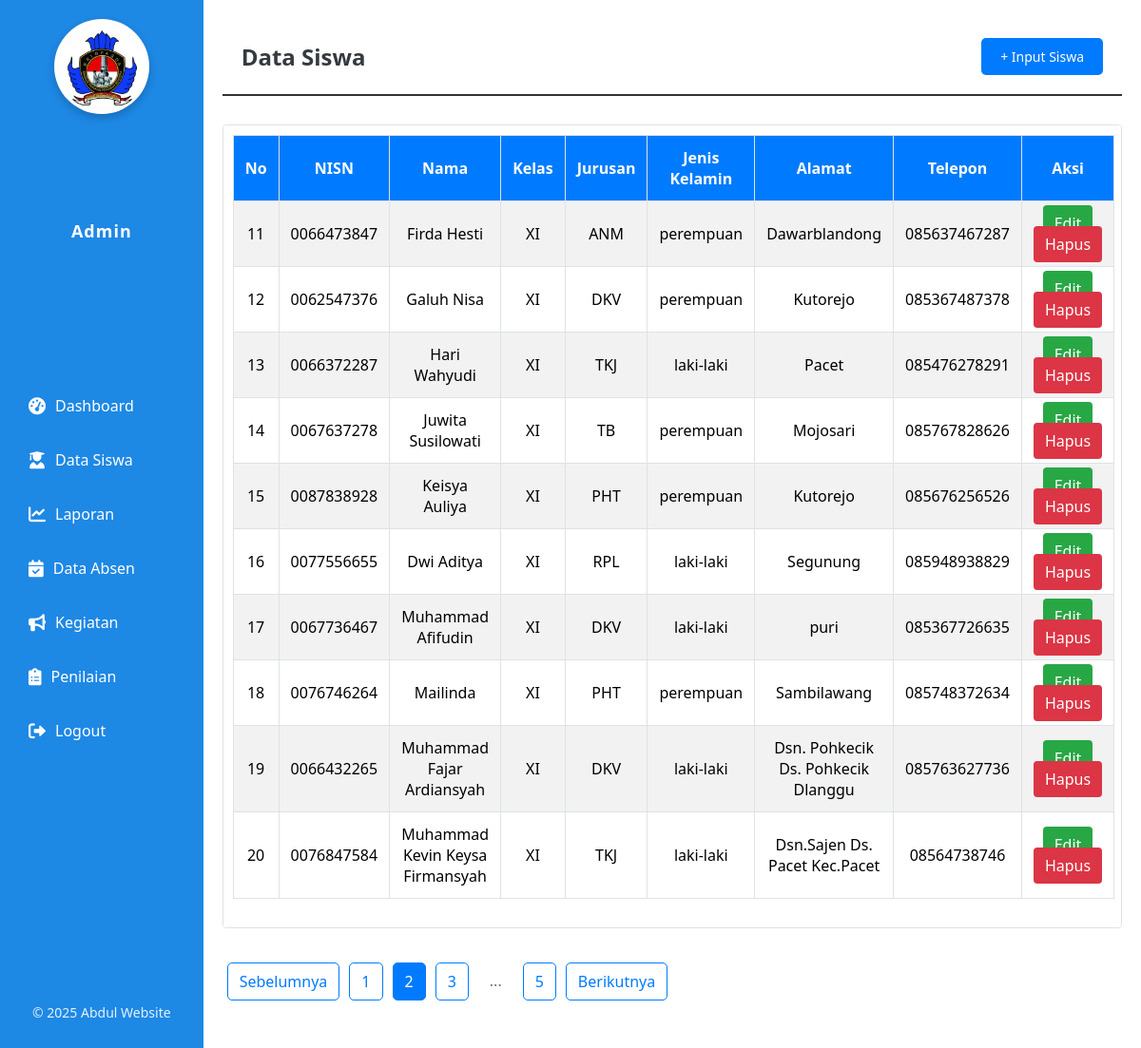
The page /data_siswa.php?page=2 on the database its author committed.
### tables this page shows
CREATE TABLE `data_siswa` (
  `id` int(11) NOT NULL,
  `nisn` varchar(10) NOT NULL,
  `email` varchar(100) NOT NULL,
  `nama` varchar(100) NOT NULL,
  `jenis_kelamin` enum('laki-laki','perempuan') NOT NULL,
  `alamat` text NOT NULL,
  `kelas` enum('X','XI','XII') NOT NULL,
  `jurusan` enum('RPL','TKJ','DKV','TB','PHT','ANM','SIJA') NOT NULL,
  `telepon` varchar(20) NOT NULL,
  `user_type` enum('admin','user') NOT NULL
);

### data_siswa.php (the view, shortened to what this page needs)
<!DOCTYPE html>
<html lang="id">
<head>
    <link rel="stylesheet" href="https://cdnjs.cloudflare.com/ajax/libs/font-awesome/6.0.0-beta3/css/all.min.css">
</head>
<body>
<div class="sidebar">
    <div class="logo">
        <img src="img/logo BP-Photoroom.png" alt="Logo">
    </div>
    <h2>Admin</h2>
    <ul>
        <li><a href="admin_dashboard.php"><i class="fas fa-tachometer-alt"></i> Dashboard</a></li>
        <li><a href="data_siswa.php"><i class="fas fa-user-graduate"></i> Data Siswa</a></li>
        <li><a href="laporan.php"><i class="fas fa-chart-line"></i> Laporan</a></li>
        <li><a href="data_absen.php"><i class="fas fa-calendar-check"></i> Data Absen</a></li>
        <li><a href="kegiatan.php"><i class="fas fa-bullhorn"></i> Kegiatan</a></li>
        <li><a href="penilaian.php"><i class="fas fa-clipboard-list"></i> Penilaian</a></li>
        <li><a href="logout.php"><i class="fas fa-sign-out-alt"></i> Logout</a></li>
    </ul>
    <footer>
        <p>&copy; 2025 Abdul Website</p>
    </footer>
</div>
<div class="container">
<div class="section-header">
        <h2 class="section-title">Data Siswa</h2>
        <a href="inp_data_siswa.php" class="btn-add">+ Input Siswa</a>
    </div>
    <div class="table-responsive">
        <table class="table table-striped table-bordered">
            <thead>
                <tr>
                    <th>No</th>
                    <th>NISN</th>
                    <th>Nama</th>
                    <th>Kelas</th>
                    <th>Jurusan</th>
                    <th>Jenis Kelamin</th>
                    <th>Alamat</th>
                    <th>Telepon</th>
                    <th>Aksi</th>
                </tr>
            </thead>
            <tbody>
                <?php
                    $conn = new mysqli("localhost", "root", "", "app");
                    $limit = 10;
                    $page = isset($_GET['page']) ? (int)$_GET['page'] : 1;
                    $page = max($page, 1);
                    $offset = ($page - 1) * $limit;
                    $total_sql = "SELECT COUNT(*) AS total FROM data_siswa";
                    $total_result = $conn->query($total_sql);
                    $total_row = $total_result->fetch_assoc();
                    $total_data = $total_row['total'];
                    $total_pages = ceil($total_data / $limit);
                    $sql = "SELECT * FROM data_siswa LIMIT $limit OFFSET $offset";
                    $result = $conn->query($sql);
                ?>
                <?php
            if ($result->num_rows > 0) {
                $no = $offset + 1;
                while ($row = $result->fetch_assoc()) {
                    echo "
                        <tr>
                            <td>{$no}</td>
                            <td>{$row['nisn']}</td>
                            <td>{$row['nama']}</td>
                            <td>{$row['kelas']}</td>
                            <td>{$row['jurusan']}</td>
                            <td>{$row['jenis_kelamin']}</td>
                            <td>{$row['alamat']}</td>
                            <td>{$row['telepon']}</td>
                            <td>
                                <a href='edit_siswa.php?id={$row['id']}' class='btn-edit'>Edit</a>
                                <a href='hapus_siswa.php?id={$row['id']}' class='btn-delete' onclick='return confirm(\"Apakah Anda yakin ingin menghapus data ini?\")'>Hapus</a>
                            </td>
                        </tr>
                    ";
                    $no++;
                }
            } else {
                echo "
                    <tr>
                        <td colspan='10' class='text-center'>Tidak ada data siswa</td>
                    </tr>
                ";
            }
            ?>
            </tbody>
        </table>
    </div>
    <div class="pagination text-center">
        <nav>
            <ul class="pagination">
            <?php if ($page > 1): ?>
                <li class="page-item">
                    <a class="page-link" href="?page=<?php echo $page - 1; ?>">Sebelumnya</a>
                </li>
            <?php endif; ?>
            <?php for ($i = max(1, $page - 1); $i <= min($total_pages, $page + 1); $i++): ?>
                <li class="page-item <?php echo ($i == $page) ? 'active' : ''; ?>">
                    <a class="page-link" href="?page=<?php echo $i; ?>"><?php echo $i; ?></a>
                </li>
            <?php endfor; ?>
            <?php if ($page < $total_pages - 1): ?>
                <?php if ($page < $total_pages - 2): ?>
                    <li class="page-item disabled">
                        <span class="page-link">...</span>
                    </li>
                <?php endif; ?>
                <li class="page-item">
                    <a class="page-link" href="?page=<?php echo $total_pages; ?>"><?php echo $total_pages; ?></a>
                </li>
            <?php endif; ?>
            <?php if ($page < $total_pages): ?>
                <li class="page-item">
                    <a class="page-link" href="?page=<?php echo $page + 1; ?>">Berikutnya</a>
                </li>
            <?php endif; ?>
            </ul>
        </nav>
    </div>
</div>
</body>
</html>

### data_siswa.php (style rules this page uses)
body { font-family: 'Segoe UI', Tahoma, Geneva, Verdana, sans-serif; margin: 0; padding: 0; display: flex; height: 100vh; overflow: hidden; }
.sidebar { width: 250px; background-color: #1e88e5; color: #ffffff; padding: 20px; display: flex; flex-direction: column; justify-content: space-between; }
.sidebar .logo { text-align: center; margin-bottom: 20px; }
.sidebar .logo img { width: 100px; border-radius: 50%; box-shadow: 0 4px 8px rgba(0, 0, 0, 0.2); }
.sidebar h2 { text-align: center; transform: translateY(-60px); margin-bottom: 20px; color: #ffffff; font-size: 18px; letter-spacing: 1px; }
.sidebar ul { list-style-type: none; padding: 0; transform: translateY(-90px); }
.sidebar ul li { margin: 15px 0; display: flex; align-items: center; }
.sidebar ul li a { color: #ffffff; text-decoration: none; font-size: 16px; display: flex; align-items: center; gap: 10px; transition: background-color 0.3s, color 0.3s ease; padding: 10px; border-radius: 5px; }
.sidebar ul li a i { font-size: 18px; }
.sidebar footer { text-align: center; font-size: 14px; color: #e3f2fd; }
.container { flex-grow: 1; padding: 20px; overflow-y: auto; }
.section-header { display: flex; justify-content: space-between; align-items: center; margin-bottom: 30px; border-bottom: 2px solid #333; padding: 20px; }
.section-title { font-size: 24px; font-weight: bold; color: #343a40; margin: 0; }
.btn-add { background-color: #007bff; color: #ffffff; padding: 10px 20px; text-decoration: none; border-radius: 5px; font-size: 14px; transition: background-color 0.3s ease; }
.table { width: 100%; border-collapse: collapse; margin-bottom: 20px; background-color: #ffffff; }
.table th, .table td { text-align: center; padding: 12px; border: 1px solid #dee2e6; }
.table thead { background-color: #007bff; color: #ffffff; }
.table-striped tbody tr:nth-of-type(odd) { background-color: #f2f2f2; }
.btn-edit { background-color: #28a745; color: #ffffff; padding: 8px 12px; border-radius: 4px; text-decoration: none; transition: background-color 0.3s ease; }
.btn-delete { background-color: #dc3545; color: #ffffff; padding: 8px 12px; border-radius: 4px; text-decoration: none; transition: background-color 0.3s ease; }
.pagination { display: flex; justify-content: left; padding: 10px 0; }
.pagination .page-item { list-style: none; margin: 0 5px; }
.pagination .page-link { display: block; padding: 8px 12px; border: 1px solid #007bff; border-radius: 5px; color: #007bff; text-decoration: none; transition: background-color 0.3s, color 0.3s; }
.pagination .page-item.active .page-link { background-color: #007bff; color: white; border-color: #007bff; }
.pagination .page-item.disabled .page-link { color: #6c757d; cursor: default; background-color: transparent; border: none; }
.table-responsive { overflow-x: auto; border: 1px solid #dee2e6; border-radius: 4px; background-color: #ffffff; padding: 10px; }

### rows shown on the page
data_siswa: nisn "0066473847", nama "Firda Hesti", kelas "XI", jurusan "ANM", jenis_kelamin "perempuan", alamat "Dawarblandong", telepon "085637467287"
data_siswa: nisn "0062547376", nama "Galuh Nisa", kelas "XI", jurusan "DKV", jenis_kelamin "perempuan", alamat "Kutorejo", telepon "085367487378"
data_siswa: nisn "0066372287", nama "Hari Wahyudi", kelas "XI", jurusan "TKJ", jenis_kelamin "laki-laki", alamat "Pacet", telepon "085476278291"
data_siswa: nisn "0067637278", nama "Juwita Susilowati", kelas "XI", jurusan "TB", jenis_kelamin "perempuan", alamat "Mojosari", telepon "085767828626"
data_siswa: nisn "0087838928", nama "Keisya Auliya", kelas "XI", jurusan "PHT", jenis_kelamin "perempuan", alamat "Kutorejo", telepon "085676256526"
data_siswa: nisn "0077556655", nama "Dwi Aditya", kelas "XI", jurusan "RPL", jenis_kelamin "laki-laki", alamat "Segunung", telepon "085948938829"
data_siswa: nisn "0067736467", nama "Muhammad Afifudin", kelas "XI", jurusan "DKV", jenis_kelamin "laki-laki", alamat "puri", telepon "085367726635"
data_siswa: nisn "0076746264", nama "Mailinda", kelas "XI", jurusan "PHT", jenis_kelamin "perempuan", alamat "Sambilawang", telepon "085748372634"
data_siswa: nisn "0066432265", nama "Muhammad Fajar Ardiansyah", kelas "XI", jurusan "DKV", jenis_kelamin "laki-laki", alamat "Dsn. Pohkecik Ds. Pohkecik Dlanggu", telepon "085763627736"
data_siswa: nisn "0076847584", nama "Muhammad Kevin Keysa Firmansyah", kelas "XI", jurusan "TKJ", jenis_kelamin "laki-laki", alamat "Dsn.Sajen Ds. Pacet Kec.Pacet", telepon "08564738746"

### other values the page prints
$total_pages "5"
